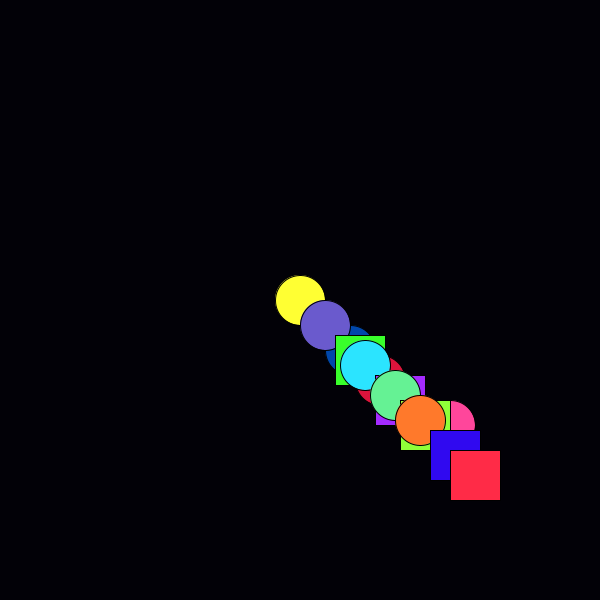
Frame 1 (no input)
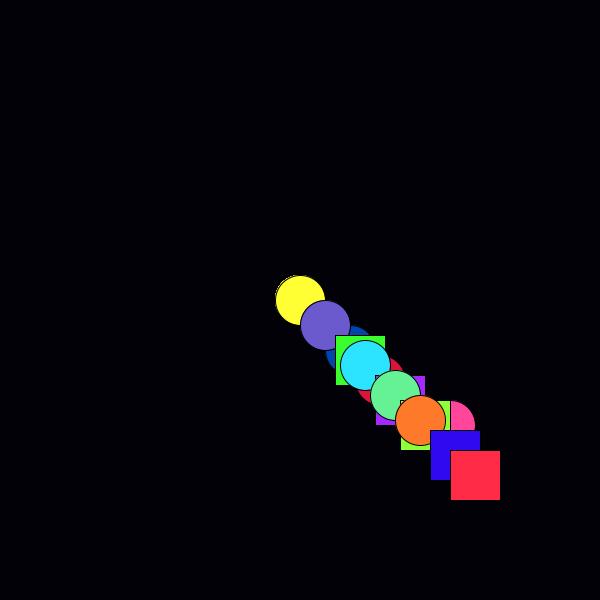
Frame 60 (the mouse pressed at the canvas centre just before this capture)
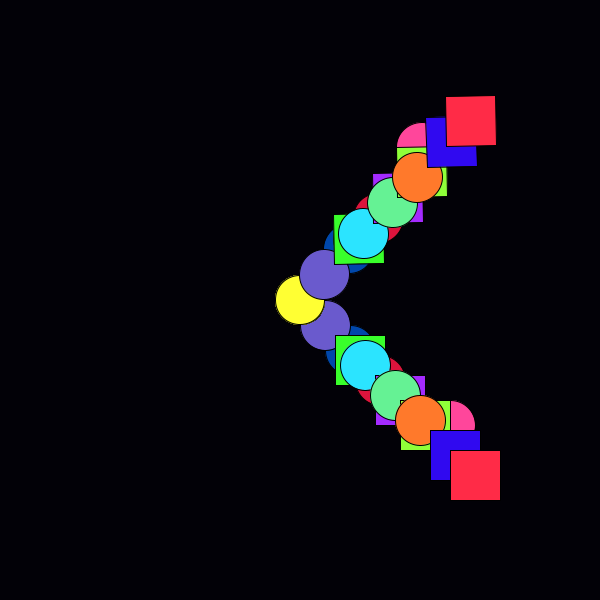
Frame 120 (the mouse held since frame 60 and released just before this capture)

The Processing sketch that drew these frames (run headless with seeded random() and noise(); from frame 60 on, the mouse is pressed at the canvas centre):

// Processing sketch: processing_92127
// ── processing_92127.pde

void setup() {
  size(600,600);
  background(2,1,7); }
  
void draw()
{
  smooth(10);
  pushMatrix();
  translate(300,300);
  rotate(mouseY);
  scale(1);
  fill(255,255,51);
  ellipse(0,0,50,50);
  fill(600, 70, 155);
  ellipse(150,125,50,50);
  fill(0,71,171);
  ellipse(50,50,50,50);
  fill(137,207,240);
  ellipse(60, 60, 50,50);
  fill(106,90,205);
  ellipse(25,25,50,50);
  fill(57,255,43);
  rect(35,35,50,50);
  fill(220,20,60);
  ellipse(80,80,50,50);
  fill(43,228,255);
  ellipse(65,65,50,50);
  fill(164,43,255);
  rect(75,75,50,50);
  fill(101,242,148);
  ellipse(95,95,50,50);
  fill(143,255,57);
  rect(100,100,50,50);
  fill(255,121,43);
  ellipse(120,120,50,50);
  fill(48,9,240);
  rect(130,130,50,50);
  fill(255,43,71);
  rect(150,150,50,50);
     popMatrix();
}
